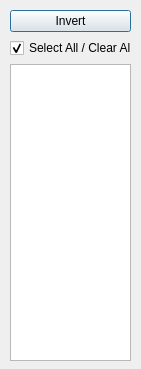
<?xml version="1.0" encoding="UTF-8"?>
<ui version="4.0">
 <class>DialogGrayTons</class>
 <widget class="QDialog" name="DialogGrayTons">
  <property name="geometry">
   <rect>
    <x>0</x>
    <y>0</y>
    <width>141</width>
    <height>369</height>
   </rect>
  </property>
  <property name="minimumSize">
   <size>
    <width>141</width>
    <height>369</height>
   </size>
  </property>
  <property name="maximumSize">
   <size>
    <width>141</width>
    <height>16777215</height>
   </size>
  </property>
  <property name="windowTitle">
   <string>Gray Tons</string>
  </property>
  <property name="windowIcon">
   <iconset resource="application.qrc">
    <normaloff>:/images/logo.png</normaloff>:/images/logo.png</iconset>
  </property>
  <widget class="QWidget" name="layoutWidget">
   <property name="geometry">
    <rect>
     <x>10</x>
     <y>10</y>
     <width>121</width>
     <height>351</height>
    </rect>
   </property>
   <layout class="QVBoxLayout" name="verticalLayout">
    <item>
     <widget class="QPushButton" name="pushButton">
      <property name="text">
       <string>Invert</string>
      </property>
     </widget>
    </item>
    <item>
     <widget class="QCheckBox" name="checkBox">
      <property name="layoutDirection">
       <enum>Qt::LeftToRight</enum>
      </property>
      <property name="autoFillBackground">
       <bool>true</bool>
      </property>
      <property name="text">
       <string>Select All / Clear All</string>
      </property>
      <property name="checked">
       <bool>true</bool>
      </property>
     </widget>
    </item>
    <item>
     <widget class="QListWidget" name="listWidget"/>
    </item>
   </layout>
  </widget>
 </widget>
 <tabstops>
  <tabstop>pushButton</tabstop>
  <tabstop>checkBox</tabstop>
  <tabstop>listWidget</tabstop>
 </tabstops>
 <resources>
  <include location="application.qrc"/>
 </resources>
 <connections/>
</ui>
